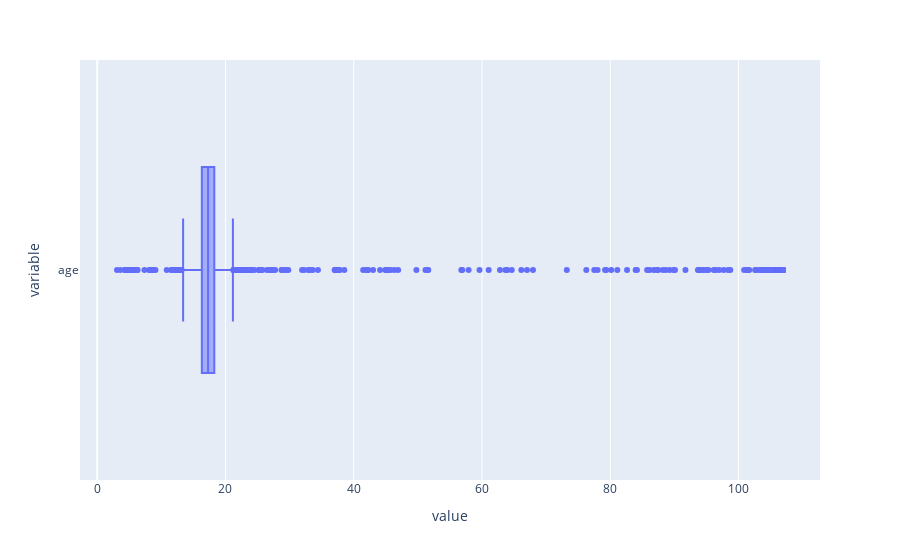

Notebook source saved alongside this figure:
### Markdown cell above
## Filling Age Column

### Code cell
px.box(df.age, orientation = "h")

### Figure 1 — Plotly figure (JSON) as saved in the notebook; plotly's stock layout.template omitted (floating-point values rounded to 4 significant figures; data arrays with more than 128 entries replaced by an {"elided": "..."} marker saying what was removed)
{"data": [{"alignmentgroup": "True", "hovertemplate": "value=%{x}<br>variable=%{y}<extra></extra>", "legendgroup": "", "marker": {"color": "#636efa"}, "name": "", "notched": false, "offsetgroup": "", "orientation": "h", "showlegend": false, "type": "box", "x": {"elided": "30000 float values"}, "x0": " ", "xaxis": "x", "y": {"elided": "30000 str values"}, "y0": " ", "yaxis": "y"}], "layout": {"autosize": true, "boxmode": "group", "legend": {"tracegroupgap": 0}, "margin": {"t": 60}, "xaxis": {"anchor": "y", "autorange": true, "domain": [0, 1], "range": [-2.683, 112.7], "title": {"text": "value"}, "type": "linear"}, "yaxis": {"anchor": "x", "autorange": true, "domain": [0, 1], "range": [-0.5, 0.5], "title": {"text": "variable"}, "type": "category"}}}
